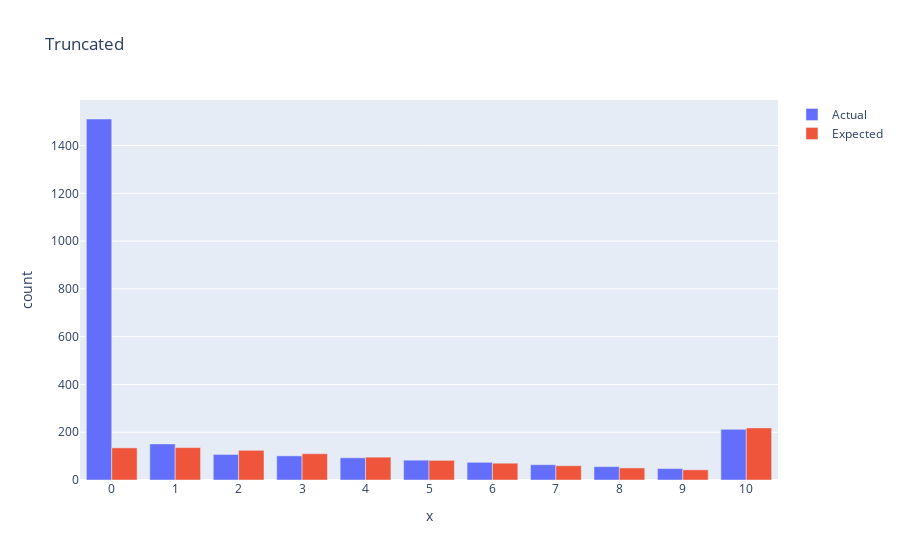

The notebook cell this image was saved under:
### Code cell
fig = go.Figure(data=[
    go.Bar(name='Actual', x=df.X, y=df.N_x),
    go.Bar(name='Expected', x=df.X, y=forecast(df.X,df.N_x,1,truncated=1))
])

fig.update_layout(title='Truncated',
                  xaxis_title='x',
                  yaxis_title='count',
                 annotations=[
                    
                      ],
                  xaxis = dict(
                        tickmode = 'linear',
                        tick0 = 0,
                        dtick = 1
                        )
                 )

# Change the bar mode
fig.update_layout(barmode='group')

fig.show()

### Figure 1 — Plotly figure (JSON) as saved in the notebook; plotly's stock layout.template omitted (floating-point values rounded to 4 significant figures)
{"data": [{"name": "Actual", "type": "bar", "x": [0, 1, 2, 3, 4, 5, 6, 7, 8, 9, 10], "y": [1511, 151, 107, 101, 93, 83, 74, 64, 56, 48, 212]}, {"name": "Expected", "type": "bar", "x": [0, 1, 2, 3, 4, 5, 6, 7, 8, 9, 10], "y": [134.4, 135.6, 124.3, 110.0, 95.63, 82.27, 70.26, 59.69, 50.51, 42.61, 218.1]}], "layout": {"autosize": true, "barmode": "group", "title": {"text": "Truncated"}, "xaxis": {"autorange": true, "dtick": 1, "range": [-0.5, 10.5], "tick0": 0, "tickmode": "linear", "title": {"text": "x"}, "type": "linear"}, "yaxis": {"autorange": true, "range": [0, 1591.0], "title": {"text": "count"}, "type": "linear"}}}
